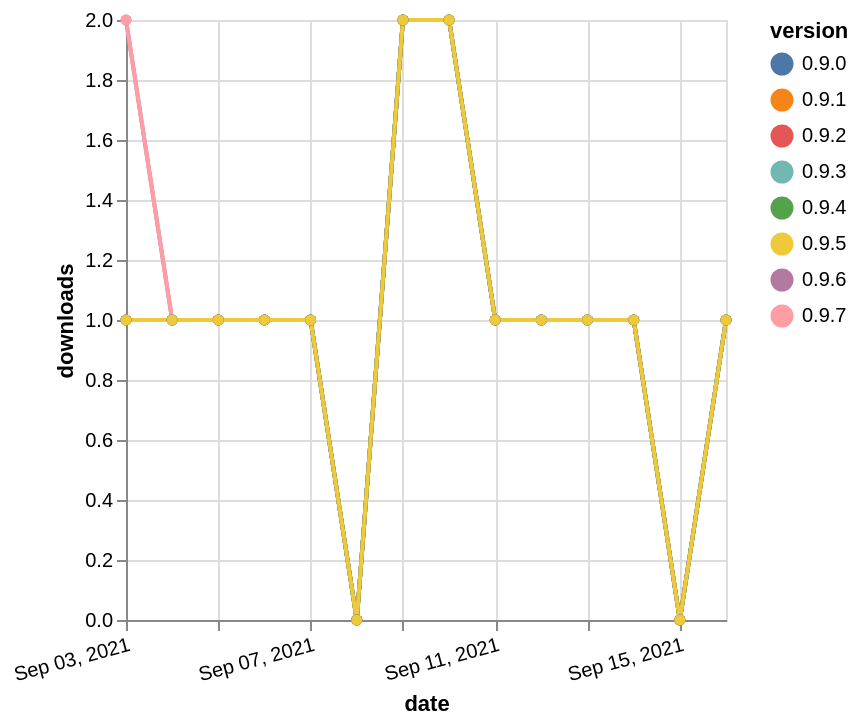

Write the Vega-Lite specification saved for this chart.
### Vega-Lite specification from a JSON file in a GitHub repository (floating-point values rounded to 4 significant figures)
{"$schema": "https://vega.github.io/schema/vega-lite/v5.json", "description": "A simple bar chart with embedded data.", "data": {"values": [{"date": "2021-09-03", "total": 117, "delta": 2, "version": "0.9.6"}, {"date": "2021-09-04", "total": 118, "delta": 1, "version": "0.9.6"}, {"date": "2021-09-05", "total": 119, "delta": 1, "version": "0.9.6"}, {"date": "2021-09-06", "total": 120, "delta": 1, "version": "0.9.6"}, {"date": "2021-09-07", "total": 121, "delta": 1, "version": "0.9.6"}, {"date": "2021-09-08", "total": 121, "delta": 0, "version": "0.9.6"}, {"date": "2021-09-09", "total": 123, "delta": 2, "version": "0.9.6"}, {"date": "2021-09-10", "total": 125, "delta": 2, "version": "0.9.6"}, {"date": "2021-09-11", "total": 126, "delta": 1, "version": "0.9.6"}, {"date": "2021-09-12", "total": 127, "delta": 1, "version": "0.9.6"}, {"date": "2021-09-13", "total": 128, "delta": 1, "version": "0.9.6"}, {"date": "2021-09-14", "total": 129, "delta": 1, "version": "0.9.6"}, {"date": "2021-09-15", "total": 129, "delta": 0, "version": "0.9.6"}, {"date": "2021-09-16", "total": 130, "delta": 1, "version": "0.9.6"}, {"date": "2021-09-03", "total": 120, "delta": 1, "version": "0.9.2"}, {"date": "2021-09-04", "total": 121, "delta": 1, "version": "0.9.2"}, {"date": "2021-09-05", "total": 122, "delta": 1, "version": "0.9.2"}, {"date": "2021-09-06", "total": 123, "delta": 1, "version": "0.9.2"}, {"date": "2021-09-07", "total": 124, "delta": 1, "version": "0.9.2"}, {"date": "2021-09-08", "total": 124, "delta": 0, "version": "0.9.2"}, {"date": "2021-09-09", "total": 126, "delta": 2, "version": "0.9.2"}, {"date": "2021-09-10", "total": 128, "delta": 2, "version": "0.9.2"}, {"date": "2021-09-11", "total": 129, "delta": 1, "version": "0.9.2"}, {"date": "2021-09-12", "total": 130, "delta": 1, "version": "0.9.2"}, {"date": "2021-09-13", "total": 131, "delta": 1, "version": "0.9.2"}, {"date": "2021-09-14", "total": 132, "delta": 1, "version": "0.9.2"}, {"date": "2021-09-15", "total": 132, "delta": 0, "version": "0.9.2"}, {"date": "2021-09-16", "total": 133, "delta": 1, "version": "0.9.2"}, {"date": "2021-09-03", "total": 25, "delta": 2, "version": "0.9.7"}, {"date": "2021-09-04", "total": 26, "delta": 1, "version": "0.9.7"}, {"date": "2021-09-05", "total": 27, "delta": 1, "version": "0.9.7"}, {"date": "2021-09-06", "total": 28, "delta": 1, "version": "0.9.7"}, {"date": "2021-09-07", "total": 29, "delta": 1, "version": "0.9.7"}, {"date": "2021-09-08", "total": 29, "delta": 0, "version": "0.9.7"}, {"date": "2021-09-09", "total": 31, "delta": 2, "version": "0.9.7"}, {"date": "2021-09-10", "total": 33, "delta": 2, "version": "0.9.7"}, {"date": "2021-09-11", "total": 34, "delta": 1, "version": "0.9.7"}, {"date": "2021-09-12", "total": 35, "delta": 1, "version": "0.9.7"}, {"date": "2021-09-13", "total": 36, "delta": 1, "version": "0.9.7"}, {"date": "2021-09-14", "total": 37, "delta": 1, "version": "0.9.7"}, {"date": "2021-09-15", "total": 37, "delta": 0, "version": "0.9.7"}, {"date": "2021-09-16", "total": 38, "delta": 1, "version": "0.9.7"}, {"date": "2021-09-03", "total": 116, "delta": 1, "version": "0.9.4"}, {"date": "2021-09-04", "total": 117, "delta": 1, "version": "0.9.4"}, {"date": "2021-09-05", "total": 118, "delta": 1, "version": "0.9.4"}, {"date": "2021-09-06", "total": 119, "delta": 1, "version": "0.9.4"}, {"date": "2021-09-07", "total": 120, "delta": 1, "version": "0.9.4"}, {"date": "2021-09-08", "total": 120, "delta": 0, "version": "0.9.4"}, {"date": "2021-09-09", "total": 122, "delta": 2, "version": "0.9.4"}, {"date": "2021-09-10", "total": 124, "delta": 2, "version": "0.9.4"}, {"date": "2021-09-11", "total": 125, "delta": 1, "version": "0.9.4"}, {"date": "2021-09-12", "total": 126, "delta": 1, "version": "0.9.4"}, {"date": "2021-09-13", "total": 127, "delta": 1, "version": "0.9.4"}, {"date": "2021-09-14", "total": 128, "delta": 1, "version": "0.9.4"}, {"date": "2021-09-15", "total": 128, "delta": 0, "version": "0.9.4"}, {"date": "2021-09-16", "total": 129, "delta": 1, "version": "0.9.4"}, {"date": "2021-09-03", "total": 123, "delta": 1, "version": "0.9.1"}, {"date": "2021-09-04", "total": 124, "delta": 1, "version": "0.9.1"}, {"date": "2021-09-05", "total": 125, "delta": 1, "version": "0.9.1"}, {"date": "2021-09-06", "total": 126, "delta": 1, "version": "0.9.1"}, {"date": "2021-09-07", "total": 127, "delta": 1, "version": "0.9.1"}, {"date": "2021-09-08", "total": 127, "delta": 0, "version": "0.9.1"}, {"date": "2021-09-09", "total": 129, "delta": 2, "version": "0.9.1"}, {"date": "2021-09-10", "total": 131, "delta": 2, "version": "0.9.1"}, {"date": "2021-09-11", "total": 132, "delta": 1, "version": "0.9.1"}, {"date": "2021-09-12", "total": 133, "delta": 1, "version": "0.9.1"}, {"date": "2021-09-13", "total": 134, "delta": 1, "version": "0.9.1"}, {"date": "2021-09-14", "total": 135, "delta": 1, "version": "0.9.1"}, {"date": "2021-09-15", "total": 135, "delta": 0, "version": "0.9.1"}, {"date": "2021-09-16", "total": 136, "delta": 1, "version": "0.9.1"}, {"date": "2021-09-03", "total": 122, "delta": 1, "version": "0.9.3"}, {"date": "2021-09-04", "total": 123, "delta": 1, "version": "0.9.3"}, {"date": "2021-09-05", "total": 124, "delta": 1, "version": "0.9.3"}, {"date": "2021-09-06", "total": 125, "delta": 1, "version": "0.9.3"}, {"date": "2021-09-07", "total": 126, "delta": 1, "version": "0.9.3"}, {"date": "2021-09-08", "total": 126, "delta": 0, "version": "0.9.3"}, {"date": "2021-09-09", "total": 128, "delta": 2, "version": "0.9.3"}, {"date": "2021-09-10", "total": 130, "delta": 2, "version": "0.9.3"}, {"date": "2021-09-11", "total": 131, "delta": 1, "version": "0.9.3"}, {"date": "2021-09-12", "total": 132, "delta": 1, "version": "0.9.3"}, {"date": "2021-09-13", "total": 133, "delta": 1, "version": "0.9.3"}, {"date": "2021-09-14", "total": 134, "delta": 1, "version": "0.9.3"}, {"date": "2021-09-15", "total": 134, "delta": 0, "version": "0.9.3"}, {"date": "2021-09-16", "total": 135, "delta": 1, "version": "0.9.3"}, {"date": "2021-09-03", "total": 124, "delta": 1, "version": "0.9.0"}, {"date": "2021-09-04", "total": 125, "delta": 1, "version": "0.9.0"}, {"date": "2021-09-05", "total": 126, "delta": 1, "version": "0.9.0"}, {"date": "2021-09-06", "total": 127, "delta": 1, "version": "0.9.0"}, {"date": "2021-09-07", "total": 128, "delta": 1, "version": "0.9.0"}, {"date": "2021-09-08", "total": 128, "delta": 0, "version": "0.9.0"}, {"date": "2021-09-09", "total": 130, "delta": 2, "version": "0.9.0"}, {"date": "2021-09-10", "total": 132, "delta": 2, "version": "0.9.0"}, {"date": "2021-09-11", "total": 133, "delta": 1, "version": "0.9.0"}, {"date": "2021-09-12", "total": 134, "delta": 1, "version": "0.9.0"}, {"date": "2021-09-13", "total": 135, "delta": 1, "version": "0.9.0"}, {"date": "2021-09-14", "total": 136, "delta": 1, "version": "0.9.0"}, {"date": "2021-09-15", "total": 136, "delta": 0, "version": "0.9.0"}, {"date": "2021-09-16", "total": 137, "delta": 1, "version": "0.9.0"}, {"date": "2021-09-03", "total": 114, "delta": 1, "version": "0.9.5"}, {"date": "2021-09-04", "total": 115, "delta": 1, "version": "0.9.5"}, {"date": "2021-09-05", "total": 116, "delta": 1, "version": "0.9.5"}, {"date": "2021-09-06", "total": 117, "delta": 1, "version": "0.9.5"}, {"date": "2021-09-07", "total": 118, "delta": 1, "version": "0.9.5"}, {"date": "2021-09-08", "total": 118, "delta": 0, "version": "0.9.5"}, {"date": "2021-09-09", "total": 120, "delta": 2, "version": "0.9.5"}, {"date": "2021-09-10", "total": 122, "delta": 2, "version": "0.9.5"}, {"date": "2021-09-11", "total": 123, "delta": 1, "version": "0.9.5"}, {"date": "2021-09-12", "total": 124, "delta": 1, "version": "0.9.5"}, {"date": "2021-09-13", "total": 125, "delta": 1, "version": "0.9.5"}, {"date": "2021-09-14", "total": 126, "delta": 1, "version": "0.9.5"}, {"date": "2021-09-15", "total": 126, "delta": 0, "version": "0.9.5"}, {"date": "2021-09-16", "total": 127, "delta": 1, "version": "0.9.5"}]}, "width": "container", "mark": {"type": "line", "point": {"filled": true}}, "encoding": {"x": {"field": "date", "type": "temporal", "timeUnit": "yearmonthdate", "title": "date", "axis": {"labelAngle": -15}}, "y": {"field": "delta", "type": "quantitative", "title": "downloads"}, "color": {"field": "version", "type": "nominal"}, "tooltip": {"field": "delta"}}}
